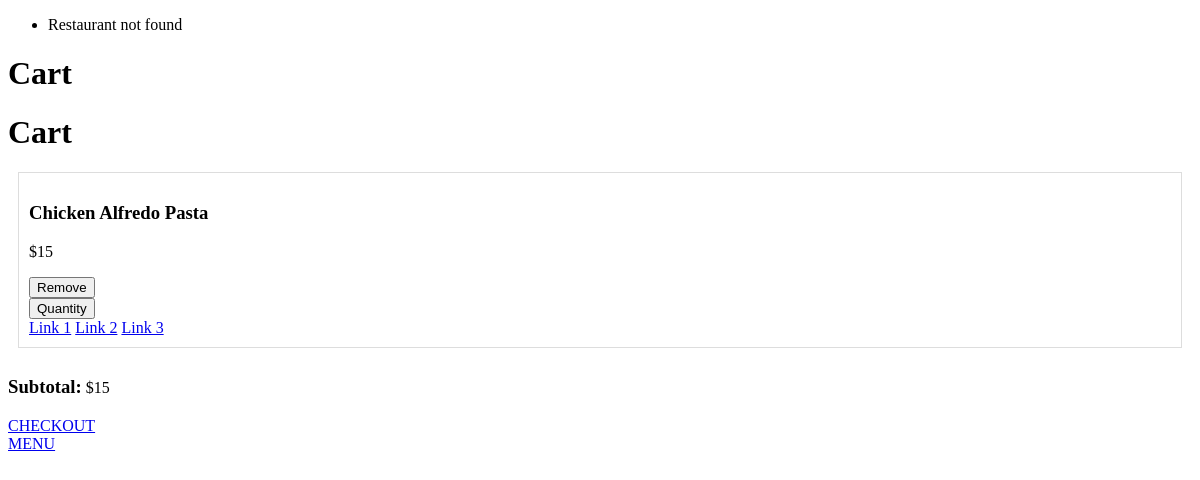
/cartpage/3 (signed in), run on an earlier commit of the app's database.
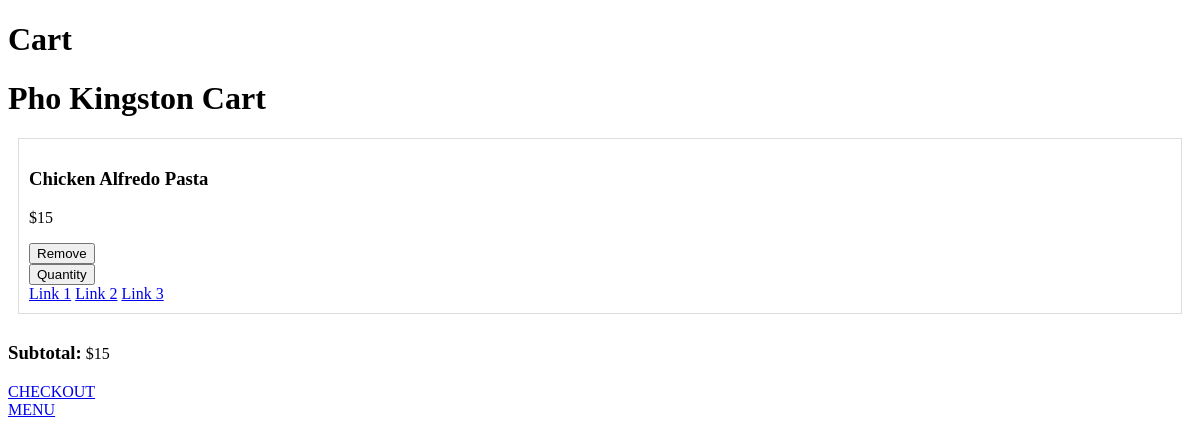
And on a later commit of the database.
### models.py (models this page shows, shortened)
class Restaurant(db.Model):
    __tablename__ = 'restaurant'
    id = db.Column(db.Integer, primary_key=True)
    name = db.Column(db.String(30), unique=False, nullable=False)
    phone_number = db.Column(db.String(10), unique=True, nullable=False)
    address = db.Column(db.String(50), unique=True, nullable=False)
    cuisine = db.Column(db.String(20), nullable=False)
    item_list = db.relationship('Item', backref='restaurant', cascade='all,delete', lazy='dynamic')

### Cart_Page/Cartpage.py (the view)
@cartpage_blueprint.route("/cartpage/<restaurant_id>", methods=['GET','POST'])
@login_required
def cartpage(restaurant_id):
    subtotal = Subtotal.subtotal()
    msg=""
    cart_items = Item.query.filter_by(in_cart=True).all()
    if not cart_items:
        msg="You have not added any items to your cart."
        return redirect(url_for('homepage.homepage'))
    else:
        restaurant = Restaurant.query.get(restaurant_id)
        if not restaurant:
            flash(f'Restaurant not found','danger')
        return render_template("cartpage.html", cart_items=cart_items, subtotal=subtotal, restaurant=restaurant, msg=msg)

### Cart_Page/Subtotal/Subtotal.py (called while the page is built)
def subtotal():
    subtotal = 0
    cart_items = Item.query.filter_by(in_cart=True).all()
    for c in cart_items:
        subtotal += c.price
    return subtotal

### app.py (called while the page is built)
@login_manager.user_loader
def load_user(user_id):
    return User.query.get(int(user_id))

### templates/cartpage.html (shortened to what this page needs)
<!DOCTYPE html>
<html>
    <head>
        <link type="text/css" rel="stylesheet" href="{{url_for('static',filename='css/style.css')}}" />
    </head>
    <body>
        {% with messages = get_flashed_messages(with_categories=true) %}
        {% if messages %}
        <ul class="flashes">
            {% for category, message in messages %}
                <li class="{{ category }}">{{ message }}</li>
            {% endfor %}
        </ul>
        {% endif %}
        {% endwith %}
        <div>
            <h1>Cart</h1>
            <h1>{{ restaurant.name }} Cart</h1>
            <div class="restaurant-item">
                {% for cart in cart_items %}
                <h3> {{ cart.name }} </h3>
                <p> ${{ cart.price }} </p>
                <div class="button-container">
                    <form action="{{ url_for('delete_from_cart.delete_from_cart', item_id=cart.id, restaurant_id=restaurant.id) }}" method="post">
                        <button type="submit">Remove</button>
                    </form>
                </div>
                <div class="dropdown">
                    <button>Quantity</button>
                    <div class="dropdown-content">
                        <a href="#">Link 1</a>
                        <a href="#">Link 2</a>
                        <a href="#">Link 3</a>
                    </div>
                </div>
                {% endfor %}
            </div>
            <div class="container"><h3>Subtotal: </h3></div>
            <div class="container"><p>${{ subtotal }}</p></div>
            <div>
                <a  href="{{url_for('checkout.checkout', restaurant_id=restaurant.id)}}">CHECKOUT</a>
            </div>
            <a href="{{ url_for('menu.menu', restaurant_id=restaurant.id) }}" class="btn">MENU</a>
        </div>
    </body>
</html>

What changed in the data, as far as the page shows it:
added Restaurant: name "Pho Kingston"
Also different on the page:
list line gone: "Restaurant not found"
